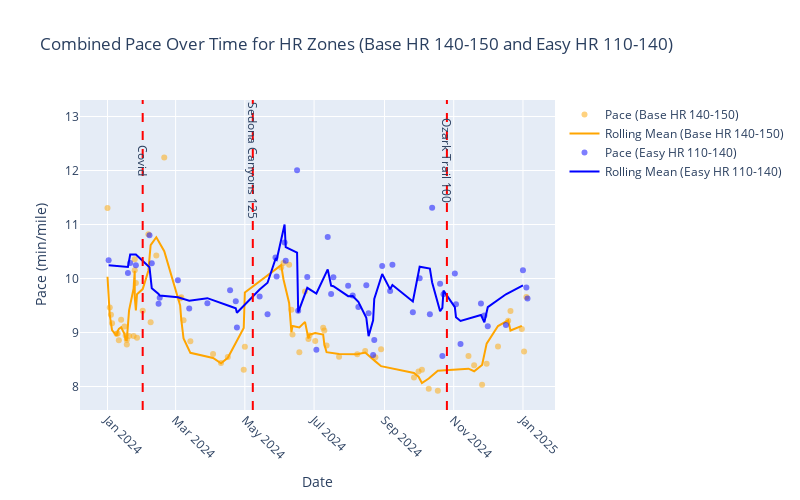

Notebook code cell kept with this figure:
### Code cell
# Calculate the rolling means
rolling_mean_base_pace = base_zone['pace'].rolling(window=3).mean()
rolling_mean_easy_zone = easy_zone['pace'].rolling(window=3).mean()

# Create the figure
fig = go.Figure()

# Scatter plot for `base_zone`
fig.add_trace(go.Scatter(
    x=base_zone['date'],
    y=base_zone['pace'],
    mode='markers',
    marker=dict(opacity=0.5, color='orange'),
    name='Pace (Base HR 140-150)'
))

# Rolling mean for `base_zone`
fig.add_trace(go.Scatter(
    x=base_zone['date'],
    y=rolling_mean_base_pace,
    mode='lines',
    line=dict(color='orange'),
    name='Rolling Mean (Base HR 140-150)'
))

# Scatter plot for `easy_zone`
fig.add_trace(go.Scatter(
    x=easy_zone['date'],
    y=easy_zone['pace'],
    mode='markers',
    marker=dict(opacity=0.5, color='blue'),
    name='Pace (Easy HR 110-140)'
))

# Rolling mean for `easy_zone`
fig.add_trace(go.Scatter(
    x=easy_zone['date'],
    y=rolling_mean_easy_zone,
    mode='lines',
    line=dict(color='blue'),
    name='Rolling Mean (Easy HR 110-140)'
))

# Define vertical lines with annotations with text offset from the line
vlines = [
    {'date': pd.Timestamp('2024-02-01'), 'label': 'Covid', 'xshift': 5},
    {'date': pd.Timestamp('2024-05-08'), 'label': 'Sedona Canyons 125', 'xshift': 5},
    {'date': pd.Timestamp('2024-10-26'), 'label': 'Ozark Trail 100', 'xshift': 5}
]

# Add vertical lines and annotations
for vline in vlines:
    fig.add_vline(
        x=vline['date'],
        line=dict(color='red', dash='dash')
    )
    fig.add_annotation(
        x=vline['date'],
        y=12,  # Adjust y-position based on the plot range
        text=vline['label'],
        showarrow=False,
        yshift=10,
        textangle=90,
        font=dict(size=12)
    )

# Update layout
fig.update_layout(
    width=800,
    height=500,
    title='Combined Pace Over Time for HR Zones (Base HR 140-150 and Easy HR 110-140)',
    xaxis_title='Date',
    yaxis_title='Pace (min/mile)',
    xaxis=dict(tickangle=45),
    showlegend=True
)

# Display the figure
fig.show()

### Figure 1 — Plotly figure (JSON) as saved in the notebook; plotly's stock layout.template omitted (floating-point values rounded to 4 significant figures)
{"data": [{"marker": {"color": "orange", "opacity": 0.5}, "mode": "markers", "name": "Pace (Base HR 140-150)", "type": "scatter", "x": ["2025-01-04", "2025-01-02", "2024-12-31", "2024-12-21", "2024-12-19", "2024-12-10", "2024-11-30", "2024-11-26", "2024-11-19", "2024-11-14", "2024-10-18", "2024-10-10", "2024-10-04", "2024-10-01", "2024-09-27", "2024-08-29", "2024-08-24", "2024-08-15", "2024-08-08", "2024-07-23", "2024-07-12", "2024-07-10", "2024-07-09", "2024-07-02", "2024-06-27", "2024-06-26", "2024-06-23", "2024-06-18", "2024-06-12", "2024-06-11", "2024-06-09", "2024-06-04", "2024-06-02", "2024-05-01", "2024-04-30", "2024-04-16", "2024-04-10", "2024-04-03", "2024-03-14", "2024-03-08", "2024-03-06", "2024-03-05", "2024-02-20", "2024-02-13", "2024-02-08", "2024-02-06", "2024-02-01", "2024-01-27", "2024-01-26", "2024-01-25", "2024-01-25", "2024-01-24", "2024-01-20", "2024-01-18", "2024-01-18", "2024-01-17", "2024-01-16", "2024-01-13", "2024-01-11", "2024-01-10", "2024-01-09", "2024-01-05", "2024-01-04", "2024-01-03", "2024-01-01"], "y": [9.656, 8.65, 9.063, 9.398, 9.22, 8.743, 8.422, 8.035, 8.393, 8.563, 7.922, 7.959, 8.311, 8.276, 8.167, 8.689, 8.54, 8.657, 8.596, 8.553, 8.76, 9.038, 9.089, 8.841, 8.95, 8.88, 9.762, 8.636, 8.965, 9.422, 10.26, 10.28, 10.2, 8.739, 8.31, 8.548, 8.434, 8.601, 8.838, 9.227, 9.653, 9.628, 12.24, 10.43, 9.19, 10.82, 9.405, 8.904, 9.918, 10.15, 10.36, 8.937, 8.938, 8.779, 8.865, 8.945, 9.11, 9.237, 8.857, 8.983, 8.978, 9.17, 9.329, 9.463, 11.31]}, {"line": {"color": "orange"}, "mode": "lines", "name": "Rolling Mean (Base HR 140-150)", "type": "scatter", "x": ["2025-01-04", "2025-01-02", "2024-12-31", "2024-12-21", "2024-12-19", "2024-12-10", "2024-11-30", "2024-11-26", "2024-11-19", "2024-11-14", "2024-10-18", "2024-10-10", "2024-10-04", "2024-10-01", "2024-09-27", "2024-08-29", "2024-08-24", "2024-08-15", "2024-08-08", "2024-07-23", "2024-07-12", "2024-07-10", "2024-07-09", "2024-07-02", "2024-06-27", "2024-06-26", "2024-06-23", "2024-06-18", "2024-06-12", "2024-06-11", "2024-06-09", "2024-06-04", "2024-06-02", "2024-05-01", "2024-04-30", "2024-04-16", "2024-04-10", "2024-04-03", "2024-03-14", "2024-03-08", "2024-03-06", "2024-03-05", "2024-02-20", "2024-02-13", "2024-02-08", "2024-02-06", "2024-02-01", "2024-01-27", "2024-01-26", "2024-01-25", "2024-01-25", "2024-01-24", "2024-01-20", "2024-01-18", "2024-01-18", "2024-01-17", "2024-01-16", "2024-01-13", "2024-01-11", "2024-01-10", "2024-01-09", "2024-01-05", "2024-01-04", "2024-01-03", "2024-01-01"], "y": [null, null, 9.123, 9.037, 9.227, 9.12, 8.795, 8.4, 8.283, 8.331, 8.293, 8.148, 8.064, 8.182, 8.251, 8.377, 8.465, 8.629, 8.598, 8.602, 8.636, 8.784, 8.962, 8.989, 8.96, 8.891, 9.197, 9.093, 9.121, 9.008, 9.548, 9.988, 10.25, 9.742, 9.084, 8.532, 8.431, 8.528, 8.624, 8.889, 9.239, 9.503, 10.51, 10.76, 10.62, 10.14, 9.804, 9.709, 9.409, 9.659, 10.14, 9.816, 9.411, 8.884, 8.861, 8.863, 8.973, 9.097, 9.068, 9.026, 8.939, 9.044, 9.159, 9.32, 10.03]}, {"marker": {"color": "blue", "opacity": 0.5}, "mode": "markers", "name": "Pace (Easy HR 110-140)", "type": "scatter", "x": ["2025-01-05", "2025-01-04", "2025-01-01", "2024-12-17", "2024-12-01", "2024-11-28", "2024-11-25", "2024-11-07", "2024-11-03", "2024-11-02", "2024-10-23", "2024-10-22", "2024-10-20", "2024-10-13", "2024-10-11", "2024-10-02", "2024-09-26", "2024-09-08", "2024-09-06", "2024-08-30", "2024-08-23", "2024-08-22", "2024-08-18", "2024-08-16", "2024-08-09", "2024-08-04", "2024-07-31", "2024-07-18", "2024-07-16", "2024-07-13", "2024-07-03", "2024-06-25", "2024-06-17", "2024-06-16", "2024-06-06", "2024-06-05", "2024-05-29", "2024-05-28", "2024-05-21", "2024-05-14", "2024-04-24", "2024-04-23", "2024-04-18", "2024-03-29", "2024-03-13", "2024-03-03", "2024-02-16", "2024-02-15", "2024-02-09", "2024-02-07", "2024-01-26", "2024-01-21", "2024-01-19", "2024-01-02"], "y": [9.632, 9.833, 10.15, 9.139, 9.116, 9.317, 9.536, 8.789, 9.524, 10.09, 9.71, 8.567, 9.903, 11.31, 9.337, 10.01, 9.377, 10.25, 9.768, 10.23, 8.861, 8.583, 9.355, 9.876, 9.471, 9.684, 9.865, 10.02, 9.714, 10.77, 8.683, 10.03, 9.405, 12.0, 10.33, 10.67, 10.04, 10.39, 9.34, 9.666, 9.095, 9.581, 9.783, 9.544, 9.444, 9.969, 9.644, 9.534, 10.28, 10.8, 10.25, 10.29, 10.1, 10.34]}, {"line": {"color": "blue"}, "mode": "lines", "name": "Rolling Mean (Easy HR 110-140)", "type": "scatter", "x": ["2025-01-05", "2025-01-04", "2025-01-01", "2024-12-17", "2024-12-01", "2024-11-28", "2024-11-25", "2024-11-07", "2024-11-03", "2024-11-02", "2024-10-23", "2024-10-22", "2024-10-20", "2024-10-13", "2024-10-11", "2024-10-02", "2024-09-26", "2024-09-08", "2024-09-06", "2024-08-30", "2024-08-23", "2024-08-22", "2024-08-18", "2024-08-16", "2024-08-09", "2024-08-04", "2024-07-31", "2024-07-18", "2024-07-16", "2024-07-13", "2024-07-03", "2024-06-25", "2024-06-17", "2024-06-16", "2024-06-06", "2024-06-05", "2024-05-29", "2024-05-28", "2024-05-21", "2024-05-14", "2024-04-24", "2024-04-23", "2024-04-18", "2024-03-29", "2024-03-13", "2024-03-03", "2024-02-16", "2024-02-15", "2024-02-09", "2024-02-07", "2024-01-26", "2024-01-21", "2024-01-19", "2024-01-02"], "y": [null, null, 9.873, 9.708, 9.469, 9.191, 9.323, 9.214, 9.283, 9.468, 9.775, 9.456, 9.393, 9.927, 10.18, 10.22, 9.574, 9.879, 9.8, 10.08, 9.62, 9.225, 8.933, 9.271, 9.567, 9.677, 9.673, 9.857, 9.867, 10.17, 9.722, 9.828, 9.373, 10.48, 10.58, 11.0, 10.34, 10.36, 9.921, 9.798, 9.367, 9.447, 9.486, 9.636, 9.59, 9.652, 9.686, 9.716, 9.821, 10.21, 10.44, 10.45, 10.21, 10.24]}], "layout": {"annotations": [{"font": {"size": 12}, "showarrow": false, "text": "Covid", "textangle": 90, "x": "2024-02-01T00:00:00", "y": 12, "yshift": 10}, {"font": {"size": 12}, "showarrow": false, "text": "Sedona Canyons 125", "textangle": 90, "x": "2024-05-08T00:00:00", "y": 12, "yshift": 10}, {"font": {"size": 12}, "showarrow": false, "text": "Ozark Trail 100", "textangle": 90, "x": "2024-10-26T00:00:00", "y": 12, "yshift": 10}], "height": 500, "shapes": [{"line": {"color": "red", "dash": "dash"}, "type": "line", "x0": "2024-02-01T00:00:00", "x1": "2024-02-01T00:00:00", "xref": "x", "y0": 0, "y1": 1, "yref": "y domain"}, {"line": {"color": "red", "dash": "dash"}, "type": "line", "x0": "2024-05-08T00:00:00", "x1": "2024-05-08T00:00:00", "xref": "x", "y0": 0, "y1": 1, "yref": "y domain"}, {"line": {"color": "red", "dash": "dash"}, "type": "line", "x0": "2024-10-26T00:00:00", "x1": "2024-10-26T00:00:00", "xref": "x", "y0": 0, "y1": 1, "yref": "y domain"}], "showlegend": true, "title": {"text": "Combined Pace Over Time for HR Zones (Base HR 140-150 and Easy HR 110-140)"}, "width": 800, "xaxis": {"tickangle": 45, "title": {"text": "Date"}}, "yaxis": {"title": {"text": "Pace (min/mile)"}}}}
